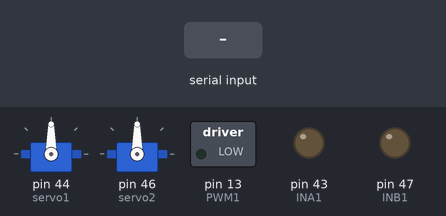
Recording of a sketch running on a simulated Arduino Mega 2560, built with avr-gcc and run on an emulated ATmega2560. On the bench: 2 × servo, switched loads named in the sketch (green lamp = pin HIGH), output pins drawn as LEDs (lit = HIGH). Inputs (shaded band) come from the test bench.

Above: at 1.2 s.
1.3 s: "1" received over Serial
At 3.7 s:
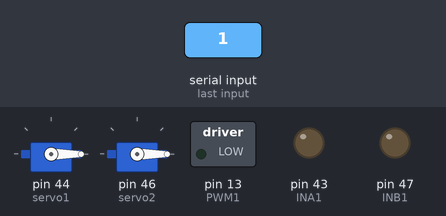
Timing chart, 0 to 5.2 s (numbered marks = the images above; inputs shaded):
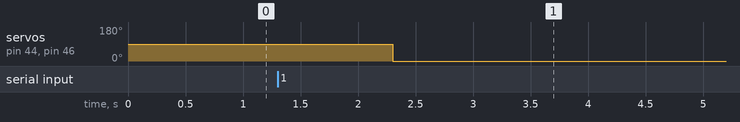

Measured:
- after the input at 1.3 s, servo on pin 44 (servo1), servo on pin 46 (servo2): 90° → 0° after 1.0 s

The sketch:

JSON_servo_example.ino
```cpp
#include <ArduinoJson.h>
#include <Servo.h>
#include "configuration.h"
// Allocate the JSON document
//
// Inside the brackets, 200 is the capacity of the memory pool in bytes.
// Don't forget to change this value to match your JSON document.
// Use arduinojson.org/v6/assistant to compute the capacity.
double Deadband(double value,double limit);
int OutputToMotor1(int value);
StaticJsonDocument<200> doc;
unsigned long previousLoopTime = 0;
unsigned long loopTime = 0;
int currentLimit = 5;
Servo servo1;
Servo servo2;
float currentValue1 = 0.0;
int out1 = 0;
int num = 0;

// StaticJsonDocument<N> allocates memory on the stack, it can be
// replaced by DynamicJsonDocument which allocates in the heap.
//
// DynamicJsonDocument doc(200);


void setup() {
  // Initialize serial port
  pinMode(INA1,OUTPUT);
  pinMode(INB1,OUTPUT);
  pinMode(PWM1,OUTPUT);
  digitalWrite(INA1,LOW);
  digitalWrite(INB1,LOW);
  analogWrite(PWM1,0);
  Serial.begin(115200);
  while (!Serial) continue;

  servo1.attach(44);
  servo2.attach(46);

//    Example data
//    {"servo1":90,"servo2":120}
}

void loop() {
  // Check if there is data in serial buffer
  if (Serial.available()){
    // Deserialize the JSON document
    DeserializationError error = deserializeJson(doc, Serial);

    // Test if parsing succeeds.
    if (!error) {
      if(num < 3){
        int angle1 = doc["servo1"];
        int angle2 = doc["servo2"];
        servo1.write(angle1); //only 180(หุบ)-120(กางสุด)
        servo2.write(angle2);
        num = num+1;
      }
      loopTime = micros()-previousLoopTime;
      if(loopTime >= 10000)
      {
        // Set new loop time
        if(num == 3){
          previousLoopTime = micros();
          currentValue1 = analogRead(CS1)*0.035;
          int value1 = doc["motor1"];
          if(currentValue1 < currentLimit) out1 = OutputToMotor1(value1);
            else out1 = OutputToMotor1(0);
          analogWrite(PWM1,out1);
        }
      }
    }
  }
}

int OutputToMotor1(int value)
  {
    int temp = 0;
    if(value >= 0)
    {
      // CW
      digitalWrite(INA1,LOW);
      digitalWrite(INB1,HIGH);
      temp = map(value,0,500,0,255); //original=500
    }else{
      // CCW
      digitalWrite(INA1,HIGH);
      digitalWrite(INB1,LOW);
      temp = map(-value,0,500,0,255); //original=500
    }
    return temp;
  }
```

configuration.h
```cpp
#include <Arduino.h>
//PIN Declaration

//Receiver
int CH1 = 36;
int CH2 = 38;
int CH3 = 40;
int CH4 = 42;
int CH5 = 48;
int CH6 = 49;

//Motor Driver 1
int PWM1 = 13;
int INA1 = 43;
int INB1 = 47;
int CS1 = A8;

//Motor Driver 2
int PWM2 = 12;
int INA2 = 39;
int INB2 = 41;
int CS2 = A9;

//Motor Driver 3
int PWM3 = 10;
int INA3 = 35;
int INB3 = 37;
int CS3 = A10;

//Motor Driver 4
int PWM4 = 9;
int INA4 = 31;
int INB4 = 33;
int CS4 = A11;

//LED
int ledPin1 = 29;
int ledPin2 = 27;
int ledPin3 = 25;
int ledPin4 = 23;

//Test Switch
int buttonPin = 22;
```
